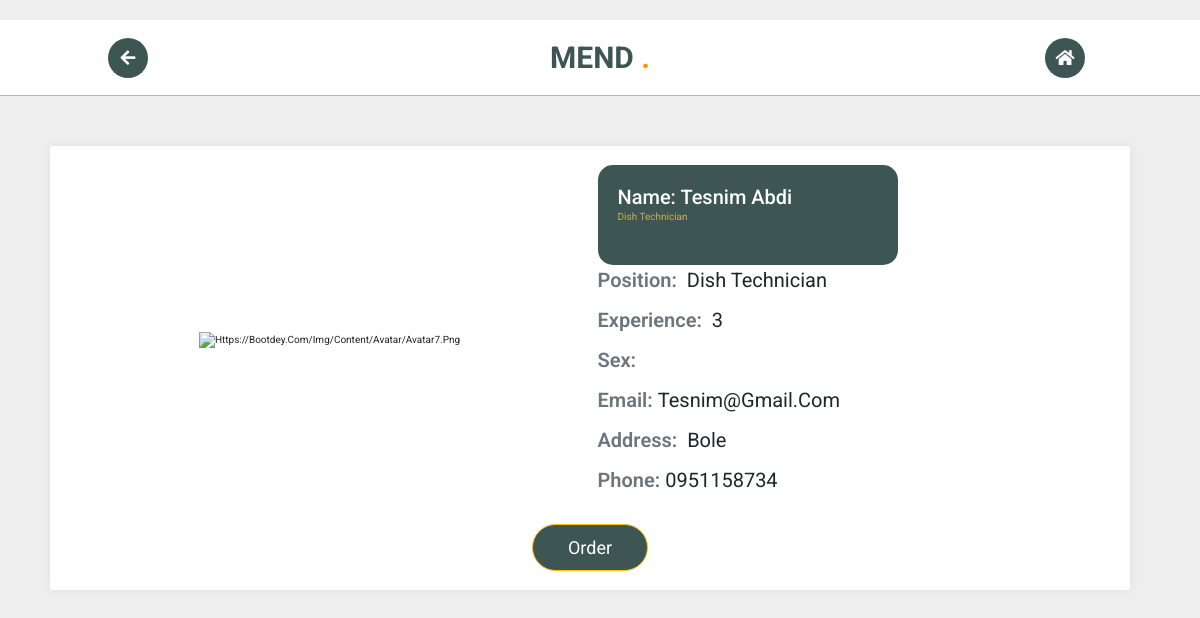
The app's page /Mend/View/wdetail.php?worker_id=20&occup=dish technician&experience=3 (signed in) with its own data.
### tables this page shows
CREATE TABLE IF NOT EXISTS `worker_info` (
  `worker_id` int(10) NOT NULL AUTO_INCREMENT,
  `worker_username` varchar(30) NOT NULL,
  `first_name` varchar(20) DEFAULT NULL,
  `last_name` varchar(20) DEFAULT NULL,
  `worker_email` varchar(30) NOT NULL,
  `worker_pass` varchar(60) NOT NULL,
  `subcity` varchar(10) DEFAULT NULL,
  `woreda` varchar(10) DEFAULT NULL,
  `kebele` varchar(10) DEFAULT NULL,
  `sex` varchar(10) DEFAULT NULL,
  `age` int(10) DEFAULT NULL,
  `phone_num` varchar(20) DEFAULT NULL,
  `image` varchar(100) DEFAULT NULL,
  `email_verification_link` varchar(255) DEFAULT NULL,
  `email_verified_at` timestamp NULL DEFAULT NULL,
  `statusw` tinyint(4) NOT NULL DEFAULT '0',
  PRIMARY KEY (`worker_id`),
  UNIQUE KEY `worker_username` (`worker_username`)
);

### Mend/View/wdetail.php (the view, shortened to what this page needs)
<?php
$local = "localhost";
$user = "root";
$data = "menddatabase";
$con = mysqli_connect($local, $user);
mysqli_select_db($con, $data);
$url = $_SERVER["REQUEST_URI"];
$components = parse_url($url);
parse_str($components['query'], $results);
$id = $results['worker_id'];
$occup = $results['occup'];
$exp = $results['experience'];
$select = "SELECT * FROM worker_info  WHERE worker_id= $id";
$result = mysqli_query($con, $select);
while ($row = mysqli_fetch_array($result)) {
    $image = $row['image'];
    $firstname = $row['first_name'];
    $lastname = $row['last_name'];
    $phonenum = $row['phone_num'];
    $email = $row['worker_email'];
    $city = $row['subcity'];
    $sex = $row['sex'];
}
?>
<!DOCTYPE html>
<html lang="en">
<head>
    <link href="https://cdn.jsdelivr.net/npm/bootstrap@5.1.3/dist/css/bootstrap.min.css" rel="stylesheet">
    <link rel="stylesheet" href="https://cdnjs.cloudflare.com/ajax/libs/font-awesome/5.15.3/css/all.min.css">
    <link rel="stylesheet" href="https://cdnjs.cloudflare.com/ajax/libs/font-awesome/5.15.3/css/all.min.css" />
    <link rel="stylesheet" href="../css/customer.css">
</head>
<body>
    <header>
        <div class="icons"><a href="customer.php" class="fas fa-arrow-left"></a></div>
        <a href="#" class="logo"> Mend <span>.</span></a>
        <div class="icons">
            <a href="../index.php" class="fas fa-home"></a>
        </div>
    </header>
    <div class="container">
        <div class="row">
            <div class="card card-style1 border-0">
                <div class="card-body p-1-9 p-sm-2-3 p-md-6 p-lg-7">
                    <div class="row align-items-center">
                        <div class="col-lg-6 mb-4 mb-lg-0">
                            <img src="../Model/image/<?php echo $image ?>" alt="https://bootdey.com/img/Content/avatar/avatar7.png">
                        </div>
                        <div style="text-align: left;"  class="col-lg-6 px-xl-10">
                            <div class="head" >
                                <h3 class="h2 text-white mb-0"><?php echo 'Name:  ' . ucfirst($firstname) . '  ' .
                                 ucfirst($lastname) ?></h3>
                                <span class="text-primary"><?php echo $occup ?></span>
                            </div>
                            <ul style="text-align: left;" class="list-unstyled mb-1-9"><big>
                                    <li class="mb-2 mb-xl-3 display-28"><span class="display-26 text-secondary me-2 font-weight-600">Position:</span> <?php echo $occup ?></li>
                                    <li class="mb-2 mb-xl-3 display-28"><span class="display-26 text-secondary me-2 font-weight-600">Experience:</span> <?php echo $exp ?></li>
                                    <li class="mb-2 mb-xl-3 display-28"><span class="display-26 text-secondary me-2 font-weight-600">Sex:</span> <?php echo ucfirst($sex) ?></li>
                                    <li class="mb-2 mb-xl-3 display-28"><span class="display-26 text-secondary me-2 font-weight-600">Email:</span><?php echo $email ?></li>
                                    <li class="mb-2 mb-xl-3 display-28"><span class="display-26 text-secondary me-2 font-weight-600">Address:</span> <?php echo ucfirst($city) ?></li>
                                    <li class="display-28"><span class="display-26 text-secondary me-2 font-weight-600">Phone:</span><?php echo $phonenum ?></li>
                                </big>
                            </ul>
                        </div>
                    </div>
                    <a href="../Control/order.php?action_type=order&id=<?=$id?>&occupation=<?=$occup?>&text=<?=$occup?>"
                    class="btn btn-warning btn-style">order</a>
                </div>
            </div>
        </div>
    </div>
</body>
</html>

### Mend/css/customer.css (style rules this page uses)
:root { --orange:#ff9500; --white-color:#fff; --black-color:#3d5654; --light-color:rgba(0,0,0,.3); --orange-color:#ff9500; --white-color:#fff; }
* { font-family: 'Roboto', sans-serif; margin:0; padding:0; box-sizing: border-box; outline: none; border:none; text-decoration: none; text-transform: capitalize; transition:.2s linear; }
html { font-size: 62.5%; overflow-x: hidden; scroll-padding-top: 7.5rem; scroll-behavior: smooth; }
body { background:#eee; }
.btn { display: inline-block; margin-top: 1rem; border-radius: 5rem; background: var(--black-color ); color:var(--white-color); font-size: 1.8rem; padding:.9rem 3.5rem; cursor: pointer; }
header { width: 100%; display: flex; align-items: center; justify-content: space-between; background: var(--white-color); border-bottom: .1rem solid var(--light-color); padding:1.5rem 9%; }
header .logo { text-transform: uppercase; font-weight: bolder; color:var(--black-color); font-size: 3rem; }
header .logo span { color:var(--orange); }
header .icons div, header .icons a { height: 4rem; width: 4rem; font-size: 1.7rem; line-height: 4rem; background: var(--black-color); color:var(--white-color); text-align: center; border-radius: 50%; cursor: pointer; margin-right: .7rem; }
.container { margin: 50px 50px 5%; width: 90%; text-align: center; }
a { text-decoration: double; }

### Mend/View/wdetail.php (style rules this page uses)
body { margin-top: 20px; }
.card-style1 { box-shadow: 0px 0px 10px 0px rgb(89 75 128 / 9%); }
.border-0 { border: 0 !important; }
.card { position: relative; display: flex; flex-direction: column; min-width: 0; word-wrap: break-word; background-color: #fff; background-clip: border-box; border: 1px solid rgba(0, 0, 0, .125); border-radius: 0.25rem; }
.head { border-radius: 15px; background: #3d5654; padding: 20px; width: 300px; height: 100px; }
.text-primary { color: #ceaa4d !important; }
.text-secondary { color: #184d47; }
.font-weight-600 { font-weight: 600; }
.display-26 { font-size: 20px; }
.display-28 { font-size: 20px; }
@media screen and (min-width: 992px) { .p-lg-7 { padding: 4rem; } }
@media screen and (min-width: 768px) { .p-md-6 { padding: 3.5rem; } }
@media screen and (min-width: 576px) { .p-sm-2-3 { padding: 2.3rem; } }
.p-1-9 { padding: 1.9rem; }
.mb-1-9, .my-1-9 { margin-bottom: 1.9rem; }

### records on screen
worker_info: first_name "Tesnim", last_name "Abdi", worker_email "Tesnim@gmail.com", subcity "Bole", phone_num "0951158734"

### other values on screen
$occup "Dish Technician"
$exp "3"
